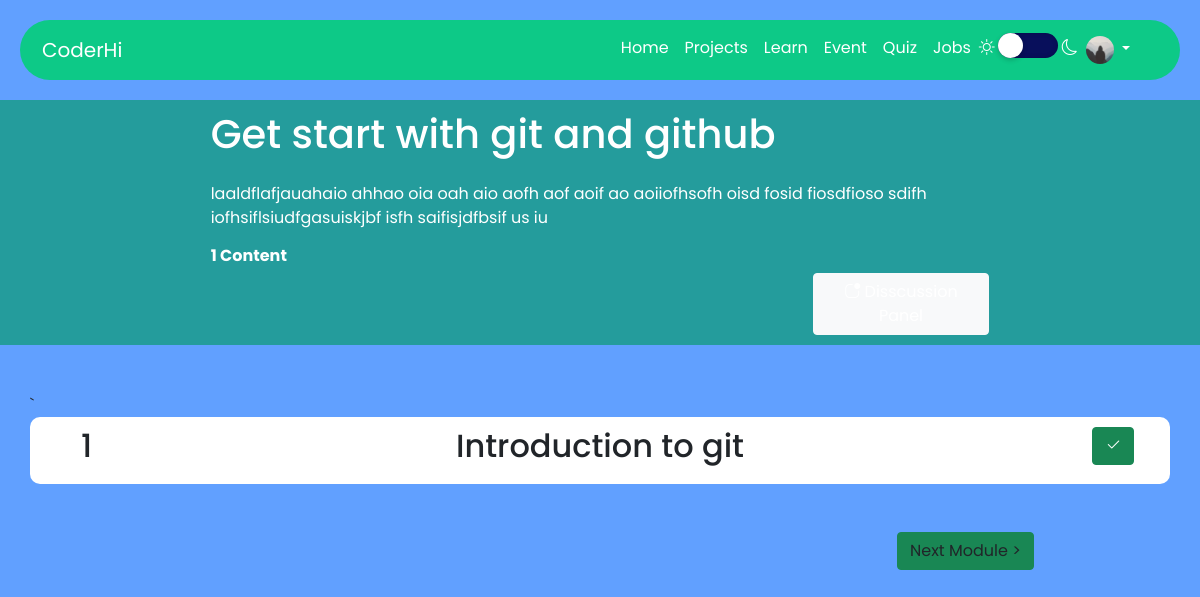
The page /course/course/module/1/ (signed in) on the database its author committed.
### users/models.py (models this page shows, shortened)
class Profile(models.Model):
    user = models.OneToOneField(User, on_delete=models.CASCADE)
    image = models.ImageField(default='default.jpg',upload_to='profile_pics')
    languages_prefer = models.ManyToManyField(language_category,blank=True,default=None)
    rating = models.IntegerField(default=0)

### course/models.py (models this page shows, shortened)
class module(models.Model):
    course_associate = models.ForeignKey(course,on_delete=models.CASCADE,related_name="module")
    module_image = models.ImageField(upload_to="course_thubnail",default='course_default.jpg')
    module_name = models.CharField("Name",max_length=100)
    Description = models.TextField()
    studentCompleted = models.ManyToManyField(User,related_name="completed_student_module", blank=True, default=None)

class Content(models.Model):
    module_associated = models.ForeignKey(module,on_delete=models.CASCADE)
    content_name = models.CharField(max_length=100)
    video = models.FileField(upload_to="course_content" ,validators=[video_validator],null=True,blank=True)
    description = models.TextField()
    is_description_content = models.BooleanField(default=0)
    studentCompleted = models.ManyToManyField(User,related_name="completed_student_content", blank=True, default=None)

### course/views.py (the view)
# urls.py: path('course/module/<int:pk>/',enrollModule.as_view(),name='enroll-module'),
class enrollModule(LoginRequiredMixin,DetailView):
    model = module
    template_name = 'enroll_module.html'
    def get_context_data(self, **kwargs):
        context =  super().get_context_data(**kwargs)
        self.request.session['dxdrff'] = self.object.pk
        a = Content.objects.filter(module_associated=self.object)
        b = 1
        for i in a:
            if i.studentCompleted.filter(id=self.request.user.id).exists():
                pass
            else:
                b =0
        context['module'] = Content.objects.filter(module_associated=self.object)
        context['completed'] = b
        return context

### course/templates/enroll_module.html
{% extends 'course-enroll.html' %}
{% block content %}
<header>
  <div class="row">
    <div class="col-md-2 col-12">
    </div>
    <div class="col-md-8 col-sm-12">
      <div class="row">
        <div class="col-12">
          <h1>
            {{object.module_name}}
          </h1>
        </div>
      </div>
      <div class="row">
        <div class="col-12">
          <p>
            {{object.Description|safe|truncatewords:"50"|linebreaks}}
          </p>
        </div>
      </div>
      <div class="row">
        <h6>
          <strong>{{module.count}} Content</strong></strong>
        </h6>
      </div>
      <div class="row">
        <div class="col-md-9 col-12"></div>
        <div class="col-3">
          <a class="btn btn-light" href="{% url 'discuss' %}" > <i class="bi bi-app-indicator"></i> Disscussion Panel</a>
        </div>
      </div>
    </div>
  </div>
</header>
  <div>
    <br />
    <br />
  </div>
  <div class="container">
    <div class="row">
`   {% for i in module%}
    <a href="{% url 'enroll-content' i.id%}">
    <div class="col-md-12">
        <div class="row enroll_content">
            <div class="col-1">
                <h2>{{forloop.counter}}</h2>
            </div>
            <div class="col-10">
                <h2>{{i.content_name}}</h2>
            </div>
            <div class="col-1">
                {% if user not in i.studentCompleted.all %}
                    <button class="btn btn-warning" ><i class="bi bi-x"></i></button>
                {% else %}
                    <button class="btn btn-success" ><i class="bi bi-check2"></i></button>
                {% endif %}
            </div>
        </div>
    </div>
    </a>
      {% endfor %}
    </div>
    <br><br>
    <div class="row">
        <div class="col-9">
        </div>
        <div class="col-3" >
            {% if completed == 1 %}
            <a href="{% url 'completed-module' object.id %}" class="btn btn-success">Next Module ></a>
            {% endif%}
        </div>
    </div>
  </div>
{% endblock content %}

### mainpage/templates/course-enroll.html (shortened to what this page needs)
{% load static %}
<!DOCTYPE html>
<html lang="en">
  <head>
    <link rel="stylesheet" type="text/css" href="//cdn.jsdelivr.net/npm/slick-carousel@1.8.1/slick/slick.css"/>
<link rel="stylesheet" type="text/css" href="//cdn.jsdelivr.net/npm/slick-carousel@1.8.1/slick/slick-theme.css"/>
  <link href="https://cdn.jsdelivr.net/npm/bootstrap@5.0.0-beta2/dist/css/bootstrap.min.css" rel="stylesheet">
  <link rel="stylesheet" href="https://cdnjs.cloudflare.com/ajax/libs/font-awesome/5.10.2/css/all.min.css">
  <link rel="stylesheet" href="https://cdnjs.cloudflare.com/ajax/libs/font-awesome/5.10.2/css/font-awesome.min.css">
  <link id="theme" rel="stylesheet" href="{% static 'css/girls-theme.css' %}">
  <link rel="stylesheet" href="{% static 'css/courses-enrolled.css' %}">
    <link rel="stylesheet" href="{% static 'css/index.css' %}">
    <link rel="stylesheet" href="{% static 'css/quiz.css' %}">
    <link rel="stylesheet" href="https://cdn.jsdelivr.net/npm/bootstrap-icons@1.4.0/font/bootstrap-icons.css">
  </head>
  <body>
    <nav class="navbar navbar-expand-lg navbar-light bg-light">
      <div class="container">
        <a class="navbar-brand" href="{% url 'blog-list' %}">CoderHi</a>
        <div class="collapse navbar-collapse" id="navbarSupportedContent">
          <ul class="navbar-nav ms-auto">
            <li class="nav-item">
              <a class="nav-link active" aria-current="page" href="{% url 'blog-list' %}">Home</a>
            </li>
            <li class="nav-item">
              <a class="nav-link" href="{% url 'project-list' %}">Projects</a>
            </li>
            <li class="nav-item">
              <a class="nav-link" href="{% url 'main-course-list' %}">Learn</a>
            </li>
            <li class="nav-item">
              <a class="nav-link" href="{% url 'event-list' %}">Event</a>
            </li>
            <li class="nav-item">
              <a class="nav-link" href="{% url 'courses' %}">Quiz</a>
            </li>
            <li class="nav-item">
              <a class="nav-link" href="{% url 'job-list' %}">Jobs</a>
            </li>
            <li class="nav-item">
              <div class="theme-toggler">
                <i class="bi bi-brightness-high"></i> <input type="checkbox" class="theme-change" onclick="MaintoggleTheme()"> <i class="bi bi-moon"></i>
              </div>
            </li>
            <li class="nav-item dropdown" style="margin-right: 20px;">
              <a class="nav-link dropdown-toggle" href="#" id="navbarDropdown" role="button" data-bs-toggle="dropdown" aria-expanded="false">
                <img src="{{ user.profile.image.url}}" class="rounded-circle profile-img">
              </a>
            </li>
          </ul>
        </div>
      </div>
      </nav>
    {% block content %}
    {% endblock content %}
  </body>
</html>

### mainpage/static/css/girls-theme.css (style rules this page uses)
body { background-color: #61a0ff !important; }
.navbar { background-color: #0dc987 !important; }

### mainpage/static/css/courses-enrolled.css (style rules this page uses)
header { background-color: rgb(36, 156, 156); color: #fff; padding: 10px; }
.enroll_content { background-color: #fff; padding: 10px; border-radius: 10px; }

### mainpage/static/css/index.css (style rules this page uses)
* { margin: 0px; box-sizing: border-box; scroll-behavior: smooth; }
body { height: 100%; font-family: 'Poppins', sans-serif !important; }
.navbar { border-radius: 50px !important; margin: 20px; }
.nav-link, .navbar-brand { color: #fff !important; text-decoration: none; }
.theme-toggler { top: 30px; color: #fff; font-weight: 700; font-size: 1em; z-index: 100; cursor: pointer; }
.theme-change { position: relative; top: 5px; width: 60px; height: 25px; -webkit-appearance: none; background-color: #080f5b; outline: none; border-radius: 50px; transition: 0.5s; box-shadow: inset 0 0 5px rgba(0, 0, 0, .2); }
.theme-change:before { content: ''; position: absolute; width: 25px; height: 25px; border-radius: 50%; top: 0; left: 0; background-color: #fff; transition: .5s; box-shadow: 0 2px 5px rgba(0, 0, 0, .2); }
.profile-img { height: 28px; width: 28px; }

### mainpage/templates/course-enroll.html (style rules this page uses)
a:link { text-decoration: none; text-align: center; color: inherit; }

### rows shown on the page
module: module_name "Get start with git and github", Description "laaldflafjauahaio ahhao oia oah aio aofh aof aoif ao aoiiofhsofh oisd fosid fiosdfioso sdifh iofhsiflsiudfgasuiskjbf isfh saifisjdfbsif us iu"
Content: content_name "Introduction to git"

### other values the page prints
{{ module.count }} "1"
